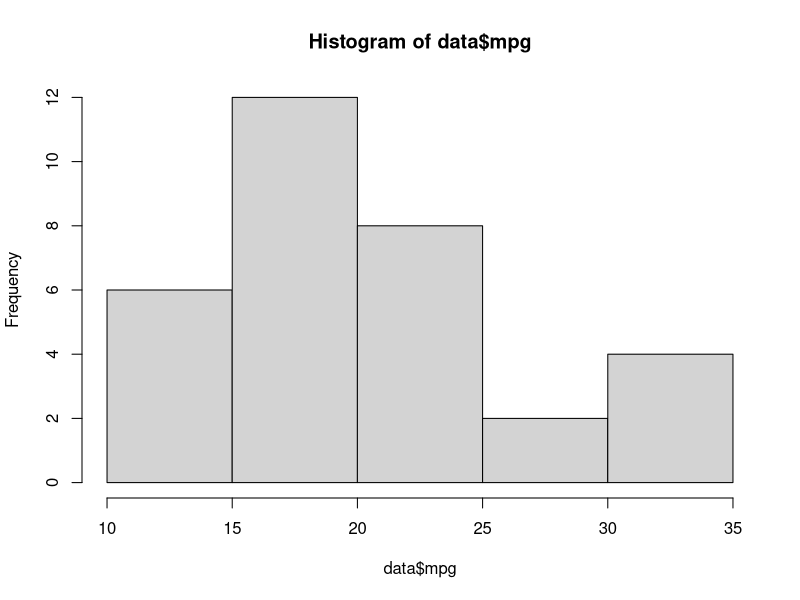
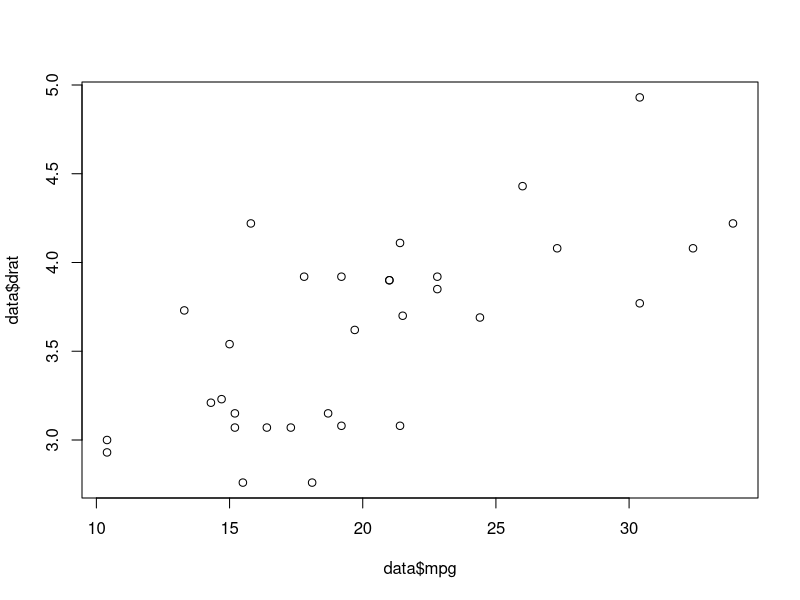

These figures' R source, in order: (Note: this script raises an error after producing the figures.)

#-----------------------------------------------------------------------------
#- Datacamp Cleanig data in R
#-----------------------------------------------------------------------------

#-----------------------------------------------------------------------------
#- inspect data
#-----------------------------------------------------------------------------

data <- mtcars

head(data, n = 8)

tail(data, n =  2)

class(data$mpg)

library(dplyr)

data <- mutate_each(data, funs(as.numeric), mpg:disp)

print(data)

str(data)

dim(data)

colnames(data)

dplyr::glimpse(data)

summary(data)

hist(data$mpg)

plot(data$mpg, data$drat)


#-----------------------------------------------------------------------------
#- tidyr
#-----------------------------------------------------------------------------

library(tidyr)

data <- mtcars %>% select(cyl, drat)

data_wide <- cbind( data, tidyr::spread(data, cyl, drat) )

data_wide <- tidyr::spread(data, cyl, drat) # spread needs dataframe, key, value

data <- tidyr::gather(data_wide, cyl, drat, c(1:3), na.rm = TRUE) # gather needs dataframe, key, value, columns to be gathered

data <- mtcars

data <- tidyr::unite(data, col = mpg_qsec, mpg, qsec, sep = "-")

data <- tidyr::separate(data, col = mpg_qsec, into = c("mpg", "qsec"), sep = "-")


#-----------------------------------------------------------------------------
#- lubridate
#-----------------------------------------------------------------------------

library(lubridate)

ymd("2017-04-01")

ymd("2017 April 1st")

mdy("April 1, 2017")

hms("11:05:45")

ymd_hms("2017/04/01 11.05.45")


#-----------------------------------------------------------------------------
# stringr
#-----------------------------------------------------------------------------

library(stringr)

str_trim(c("   Filip ", "Nick  ", " Jonathan"))

str_pad(c("23485W", "8823453Q", "994Z"), width = 9, side = "left", pad = "0")

toupper(c("aa", "bb"))

tolower(c("AA", "BB"))

str_detect(as.character(mtcars$cyl), "6")

str_replace(as.character(mtcars$cyl), "6", "Six")


#-----------------------------------------------------------------------------
# missing data
#-----------------------------------------------------------------------------

data <- mtcars

data[6, 4] <- NA

is.na(data)
any(is.na(data))
sum(is.na(data))

summary(data)

data[ complete.cases(data) , ]
na.omit(data)


#-----------------------------------------------------------------------------
# outliers
#-----------------------------------------------------------------------------

boxplot(data$hp, horizontal = TRUE)

